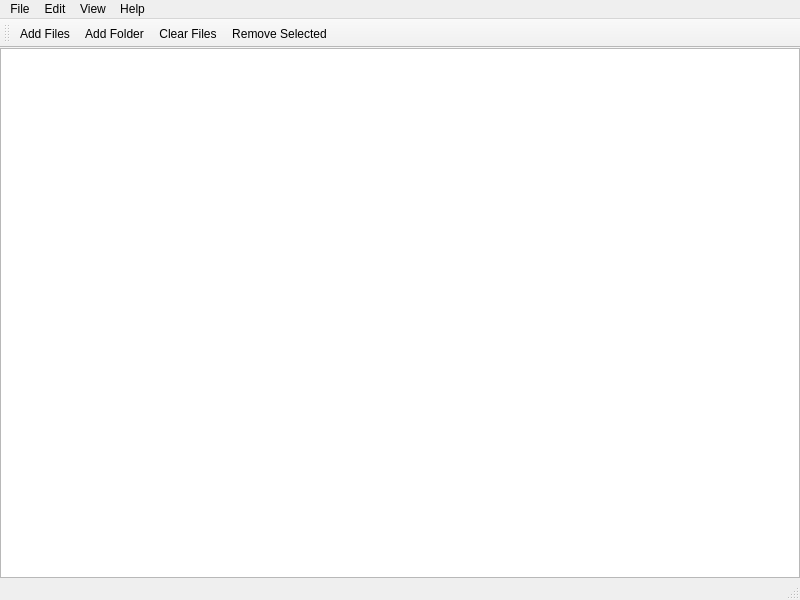
<?xml version="1.0" encoding="UTF-8"?>
<ui version="4.0">
 <class>MainWindow</class>
 <widget class="QMainWindow" name="MainWindow">
  <property name="geometry">
   <rect>
    <x>0</x>
    <y>0</y>
    <width>800</width>
    <height>600</height>
   </rect>
  </property>
  <property name="windowTitle">
   <string>Music Modify</string>
  </property>
  <widget class="QWidget" name="centralwidget">
   <layout class="QVBoxLayout" name="verticalLayout_2">
    <property name="leftMargin">
     <number>0</number>
    </property>
    <property name="topMargin">
     <number>0</number>
    </property>
    <property name="rightMargin">
     <number>0</number>
    </property>
    <property name="bottomMargin">
     <number>0</number>
    </property>
    <item>
     <widget class="QTableView" name="files_table_view">
      <property name="dragDropMode">
       <enum>QAbstractItemView::DragDropMode::DropOnly</enum>
      </property>
      <property name="alternatingRowColors">
       <bool>true</bool>
      </property>
      <property name="selectionBehavior">
       <enum>QAbstractItemView::SelectionBehavior::SelectRows</enum>
      </property>
      <attribute name="horizontalHeaderStretchLastSection">
       <bool>true</bool>
      </attribute>
     </widget>
    </item>
   </layout>
  </widget>
  <widget class="QMenuBar" name="menubar">
   <property name="geometry">
    <rect>
     <x>0</x>
     <y>0</y>
     <width>800</width>
     <height>23</height>
    </rect>
   </property>
   <widget class="QMenu" name="menu_file">
    <property name="title">
     <string>File</string>
    </property>
    <addaction name="action_add_files"/>
    <addaction name="action_add_folder"/>
    <addaction name="action_clear_files"/>
    <addaction name="action_remove_selected"/>
   </widget>
   <widget class="QMenu" name="menu_view">
    <property name="title">
     <string>View</string>
    </property>
   </widget>
   <widget class="QMenu" name="menu_edit">
    <property name="title">
     <string>Edit</string>
    </property>
    <addaction name="action_select_all"/>
    <addaction name="action_select_none"/>
    <addaction name="separator"/>
    <addaction name="action_preferences"/>
   </widget>
   <widget class="QMenu" name="menu_help">
    <property name="title">
     <string>Help</string>
    </property>
    <addaction name="action_about"/>
   </widget>
   <addaction name="menu_file"/>
   <addaction name="menu_edit"/>
   <addaction name="menu_view"/>
   <addaction name="menu_help"/>
  </widget>
  <widget class="QStatusBar" name="statusbar"/>
  <widget class="QToolBar" name="tool_bar">
   <property name="windowTitle">
    <string>toolBar</string>
   </property>
   <property name="toolButtonStyle">
    <enum>Qt::ToolButtonStyle::ToolButtonTextBesideIcon</enum>
   </property>
   <attribute name="toolBarArea">
    <enum>TopToolBarArea</enum>
   </attribute>
   <attribute name="toolBarBreak">
    <bool>false</bool>
   </attribute>
   <addaction name="action_add_files"/>
   <addaction name="action_add_folder"/>
   <addaction name="action_clear_files"/>
   <addaction name="action_remove_selected"/>
  </widget>
  <action name="action_add_files">
   <property name="icon">
    <iconset theme="QIcon::ThemeIcon::DocumentNew"/>
   </property>
   <property name="text">
    <string>Add Files</string>
   </property>
   <property name="toolTip">
    <string>Import Files</string>
   </property>
   <property name="menuRole">
    <enum>QAction::MenuRole::NoRole</enum>
   </property>
  </action>
  <action name="action_add_folder">
   <property name="icon">
    <iconset theme="QIcon::ThemeIcon::FolderNew"/>
   </property>
   <property name="text">
    <string>Add Folder</string>
   </property>
   <property name="toolTip">
    <string>Add Folder</string>
   </property>
   <property name="menuRole">
    <enum>QAction::MenuRole::NoRole</enum>
   </property>
  </action>
  <action name="action_clear_files">
   <property name="icon">
    <iconset theme="QIcon::ThemeIcon::ListRemove"/>
   </property>
   <property name="text">
    <string>Clear Files</string>
   </property>
   <property name="toolTip">
    <string>Remove all added files from the table</string>
   </property>
   <property name="menuRole">
    <enum>QAction::MenuRole::NoRole</enum>
   </property>
  </action>
  <action name="action_select_all">
   <property name="icon">
    <iconset theme="QIcon::ThemeIcon::EditSelectAll"/>
   </property>
   <property name="text">
    <string>Select All</string>
   </property>
   <property name="shortcut">
    <string>Ctrl+A</string>
   </property>
   <property name="menuRole">
    <enum>QAction::MenuRole::NoRole</enum>
   </property>
  </action>
  <action name="action_preferences">
   <property name="text">
    <string>Preferences...</string>
   </property>
   <property name="shortcut">
    <string>Ctrl+Shift+,</string>
   </property>
   <property name="menuRole">
    <enum>QAction::MenuRole::NoRole</enum>
   </property>
  </action>
  <action name="action_select_none">
   <property name="text">
    <string>Select None</string>
   </property>
   <property name="shortcut">
    <string>Ctrl+Shift+A</string>
   </property>
   <property name="menuRole">
    <enum>QAction::MenuRole::NoRole</enum>
   </property>
  </action>
  <action name="action_about">
   <property name="icon">
    <iconset theme="QIcon::ThemeIcon::HelpAbout"/>
   </property>
   <property name="text">
    <string>About Music Modify...</string>
   </property>
   <property name="menuRole">
    <enum>QAction::MenuRole::NoRole</enum>
   </property>
  </action>
  <action name="action_remove_selected">
   <property name="icon">
    <iconset theme="QIcon::ThemeIcon::EditDelete"/>
   </property>
   <property name="text">
    <string>Remove Selected</string>
   </property>
   <property name="toolTip">
    <string>Removes the selected files from the app</string>
   </property>
   <property name="menuRole">
    <enum>QAction::MenuRole::NoRole</enum>
   </property>
  </action>
 </widget>
 <resources/>
 <connections/>
</ui>
